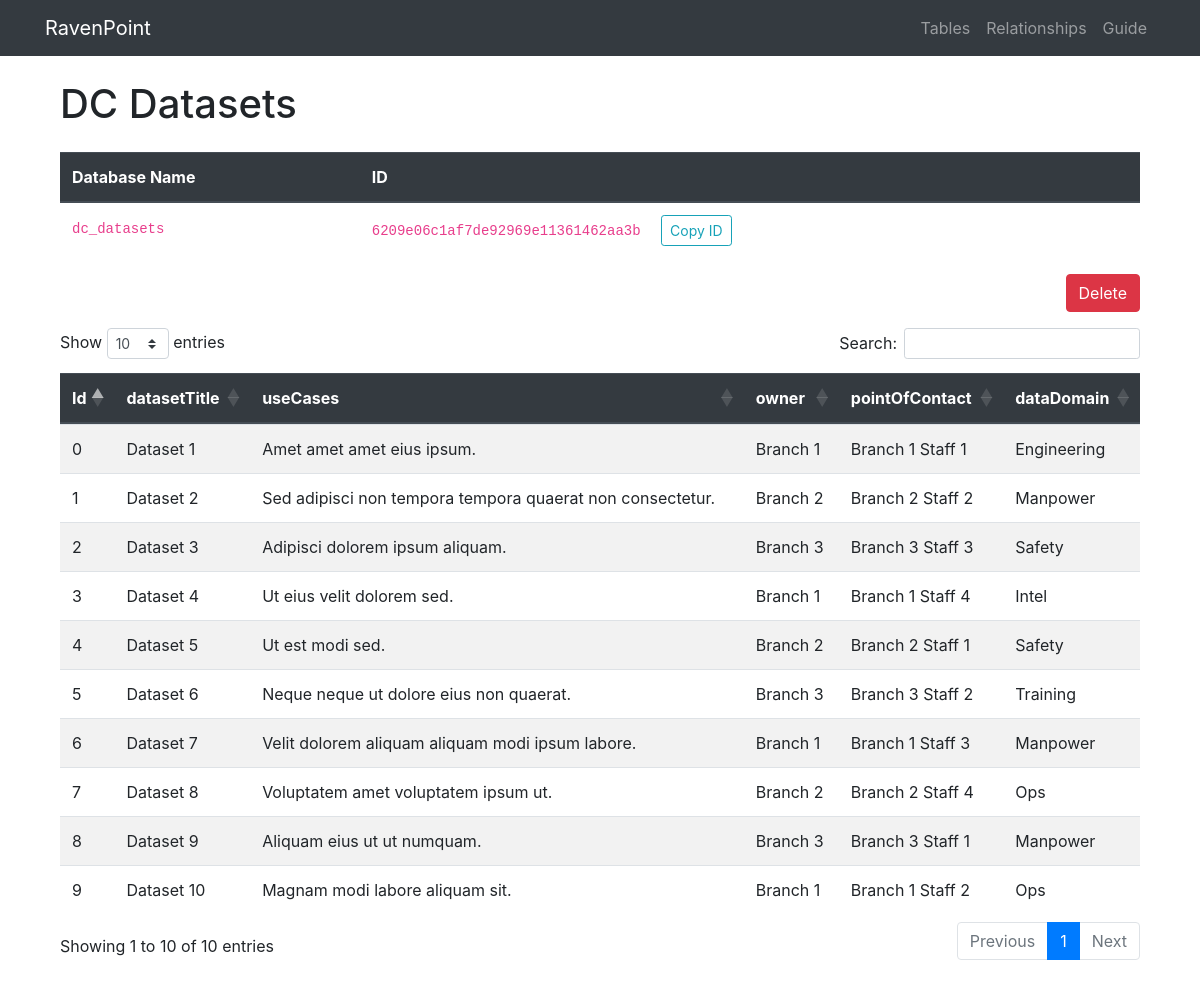
Page /table/6209e06c1af7de92969e11361462aa3b on the earlier database version.
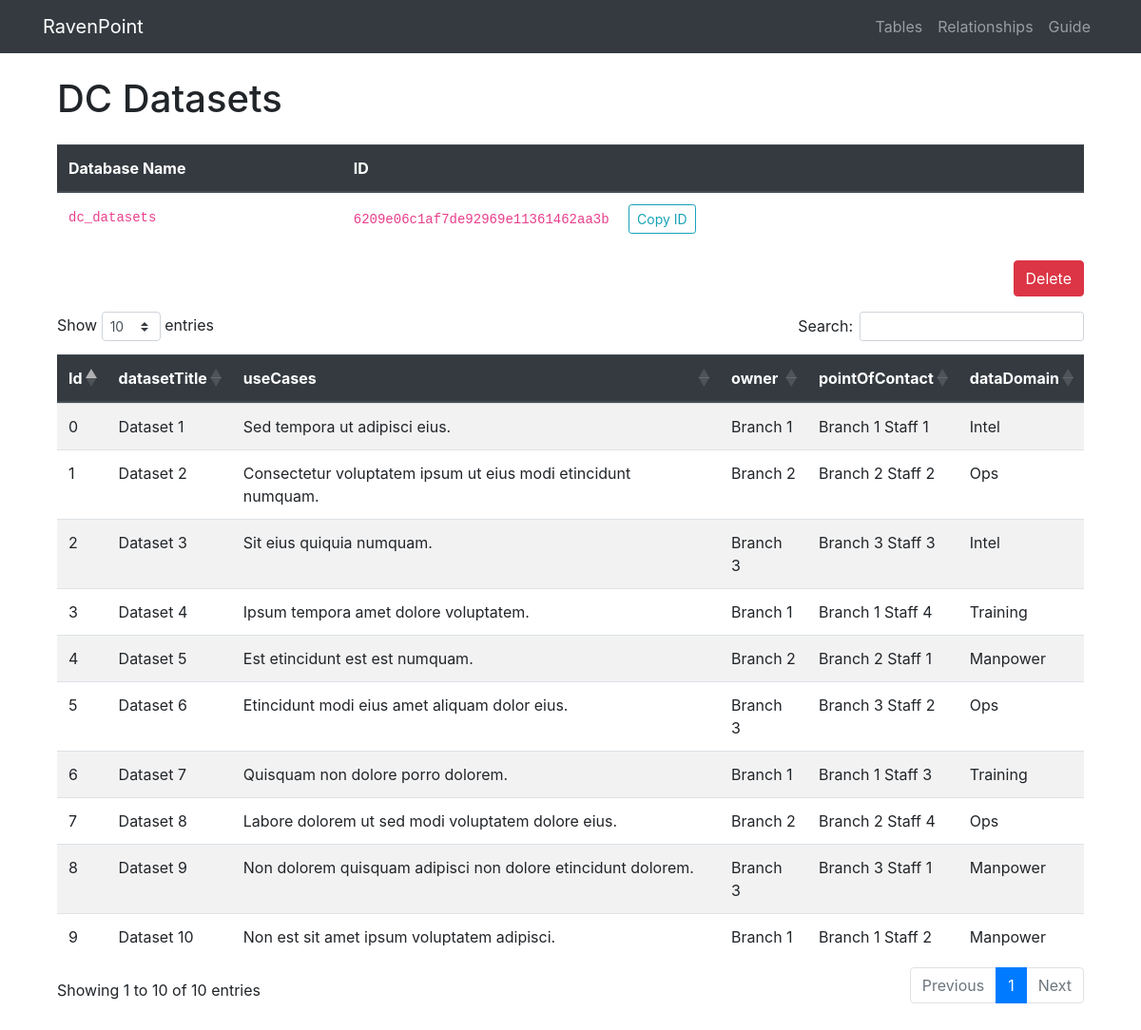
Same page on the later database version.
### project/models.py (models this page shows, shortened)
class Table(db.Model):
  __tablename__ = 'tables'
  id = db.Column(db.String(128), primary_key=True)
  table_name = db.Column(db.String(256), unique=True, index=True)
  table_db_name = db.Column(db.String(256))

### tables this page shows
CREATE TABLE "dc_datasets" (
"Id" INTEGER,
  "datasetTitle" TEXT,
  "useCases" TEXT,
  "owner" TEXT,
  "pointOfContact" TEXT,
  "dataDomain" TEXT
);

### project/admin/views.py (the view)
@admin.route('/table/<string:id>', methods=['GET'])
def table_view(id):
    table = Table.query.filter_by(id=id).first_or_404()
    with sqlite3.connect(conn_string) as conn:
        df = pd.read_sql(f'SELECT * FROM {table.table_db_name}', conn)
    return render_template('table.html', table=df.to_dict('records'), id=id,
                            columns=df.columns.tolist(), table_name=table.table_name,
                            table_db_name=table.table_db_name)

### project/admin/templates/table.html (shortened to what this page needs)
{% extends 'base.html' %}
{% block content %}
<div class="container mt-4 mb-5">
  <h1>{{ table_name }}</h1>
  <table class="table mt-4">
    <thead class="thead-dark">
      <tr>
        <th>Database Name</th>
        <th>ID</th>
      </tr>
    </thead>
    <tr>
      <td><code>{{ table_db_name }}</code></td>
      <td>
        <code>{{ id }}</code>
        <button id="copy-id" class="btn btn-outline-info btn-sm ml-3">Copy ID</button>
      </td>
    </tr>
  </table>
  <div class="text-right">
    <button type="button" class="btn btn-danger" data-toggle="modal" data-target="#deleteTableModal">
      Delete
    </button>
  </div>
  <div class="table-container mt-3">
    <table class="table table-striped mt-5" id="main-table">
      <thead class="thead-dark">
        <tr>
          {% for column in columns %}
          <th scope="col">{{ column }}</th>
          {% endfor %}
        </tr>
      </thead>
      <tbody>
        {% for row in table %}
        <tr>
          {% for item in row.values() %}
          <td>{{ item }}</td>
          {% endfor %}
        </tr>
        {% endfor %}
      </tbody>
    </table>
  </div>
</div>
{% endblock %}

### project/templates/base.html (shortened to what this page needs)
<!DOCTYPE html>
 <html class="no-js">
    <head>
        <link rel="stylesheet" href="https://cdn.jsdelivr.net/npm/bootstrap@4.6.1/dist/css/bootstrap.min.css">
        <link rel="stylesheet" href="https://cdn.datatables.net/1.10.20/css/dataTables.bootstrap4.min.css">
        <link rel="stylesheet" href="{{ url_for('static', filename='css/custom.css') }}">
    </head>
    <body>
        <nav class="navbar navbar-expand-lg navbar-dark bg-dark">
            <div class="container">
                <a class="navbar-brand" href="{{ url_for('admin.index') }}">
                    RavenPoint
                </a>
                <div class="collapse navbar-collapse" id="navbarSupportedContent">
                    <ul class="navbar-nav ml-auto">
                      <li class="nav-item">
                          <a class="nav-link" href="{{ url_for('admin.index') }}">Tables</a>
                      </li>
                      <li class="nav-item">
                          <a class="nav-link" href="{{ url_for('admin.relationships') }}">Relationships</a>
                      </li>
                      <li class="nav-item">
                          <a class="nav-link" href="{{ url_for('admin.guide') }}">Guide</a>
                      </li>
                    </ul>
                </div>
            </div>
        </nav>
        <div class="container">
            {% block content %}{% endblock %}
        </div>
    </body>
</html>

### project/static/css/custom.css (style rules this page uses)
body { overflow-x: scroll; scrollbar-width: none; -ms-overflow-style: none; }
th, td { white-space: no-wrap; }
.table-container { overflow-x: scroll; scrollbar-width: none; -ms-overflow-style: none; }

Differences in the rows shown:
changed dc_datasets "Dataset 1": useCases "Amet amet amet eius ipsum." → "Sed tempora ut adipisci eius."; dataDomain "Engineering" → "Intel"
changed dc_datasets "Dataset 2": useCases "Sed adipisci non tempora tempora quaerat non consectetur." → "Consectetur voluptatem ipsum ut eius modi etincidunt numquam."; dataDomain "Manpower" → "Ops"
changed dc_datasets "Dataset 3": useCases "Adipisci dolorem ipsum aliquam." → "Sit eius quiquia numquam."; dataDomain "Safety" → "Intel"
changed dc_datasets "Dataset 4": useCases "Ut eius velit dolorem sed." → "Ipsum tempora amet dolore voluptatem."; dataDomain "Intel" → "Training"
changed dc_datasets "Dataset 5": useCases "Ut est modi sed." → "Est etincidunt est est numquam."; dataDomain "Safety" → "Manpower"
changed dc_datasets "Dataset 6": useCases "Neque neque ut dolore eius non quaerat." → "Etincidunt modi eius amet aliquam dolor eius."; dataDomain "Training" → "Ops"
changed dc_datasets "Dataset 7": useCases "Velit dolorem aliquam aliquam modi ipsum labore." → "Quisquam non dolore porro dolorem."; dataDomain "Manpower" → "Training"
changed dc_datasets "Dataset 8": useCases "Voluptatem amet voluptatem ipsum ut." → "Labore dolorem ut sed modi voluptatem dolore eius."
changed dc_datasets "Dataset 9": useCases "Aliquam eius ut ut numquam." → "Non dolorem quisquam adipisci non dolore etincidunt dolorem."
changed dc_datasets "Dataset 10": useCases "Magnam modi labore aliquam sit." → "Non est sit amet ipsum voluptatem adipisci."; dataDomain "Ops" → "Manpower"
